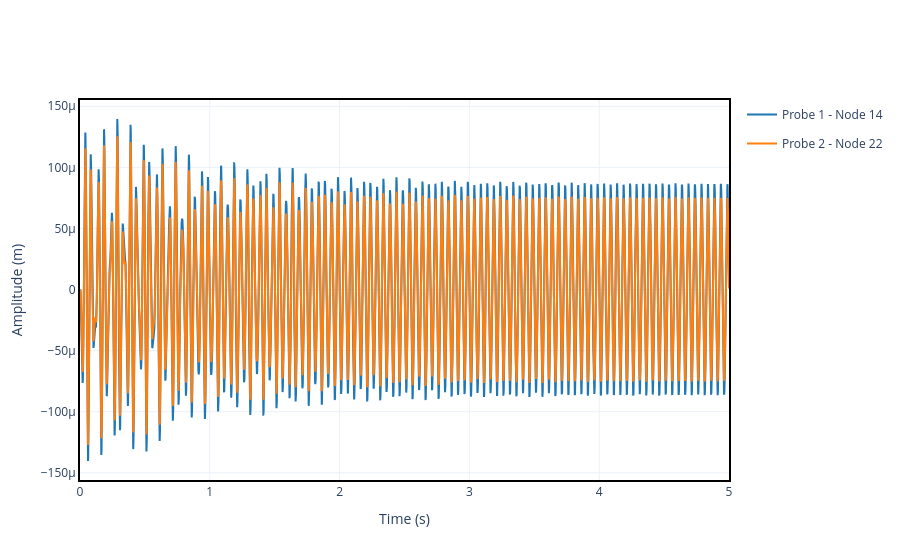

Notebook code cell kept with this figure:
### Code cell
"""Plots the time response for the two given probes."""
results = crack.run_time_response()
results.plot_1d([probe1, probe2]).show()

### Figure 1 — Plotly figure (JSON) as saved in the notebook; plotly's stock layout.template omitted (floating-point values rounded to 4 significant figures; data arrays with more than 128 entries replaced by an {"elided": "..."} marker saying what was removed)
{"data": [{"hovertemplate": "Time (s): %{x:.2f}<br>Amplitude (m): %{y:.2e}", "legendgroup": "Probe 1 - Node 14", "mode": "lines", "name": "Probe 1 - Node 14", "showlegend": true, "type": "scatter", "x": {"elided": "50001 float values"}, "y": {"elided": "50001 float values"}}, {"hovertemplate": "Time (s): %{x:.2f}<br>Amplitude (m): %{y:.2e}", "legendgroup": "Probe 2 - Node 22", "mode": "lines", "name": "Probe 2 - Node 22", "showlegend": true, "type": "scatter", "x": {"elided": "50001 float values"}, "y": {"elided": "50001 float values"}}], "layout": {"xaxis": {"title": {"text": "Time (s)"}}, "yaxis": {"title": {"text": "Amplitude (m)"}}}}
